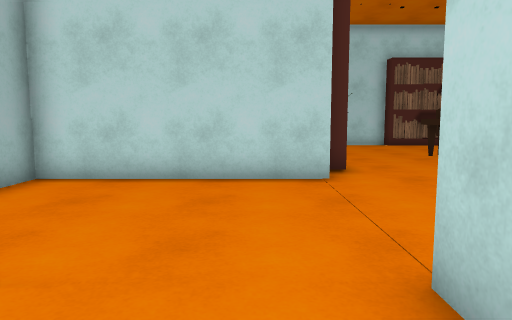
View 1 (above)

24 first-person views from a walk through a scene from a Unity 3-D project. The camera is 1.2 m above the floor, tilts 6° down and sees 70° across. The floor is counted in squares, 1 m on a side. Each view is taken from the middle of a square. On the plan, view 1 faces up. The plan holds only what a view shows up to about 15 squares ahead; the rest is blank. The place goes on beyond the plan. The player character is not drawn. Some surface patterns are stand-ins.

View 2
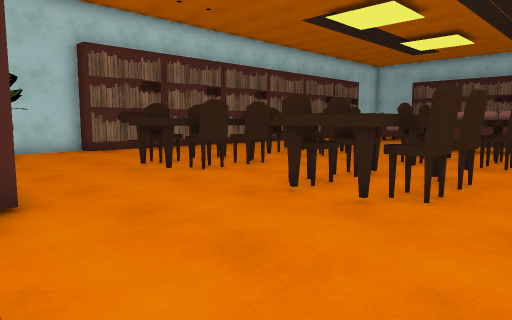

View 3
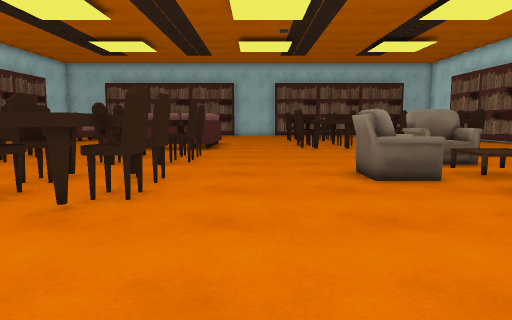

View 4
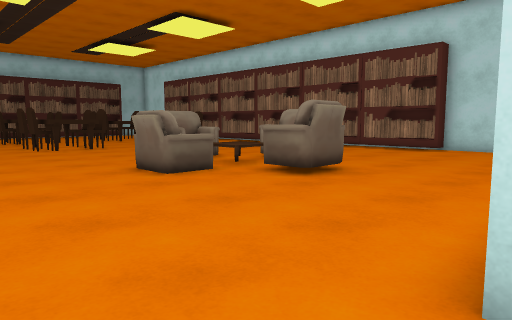

View 5
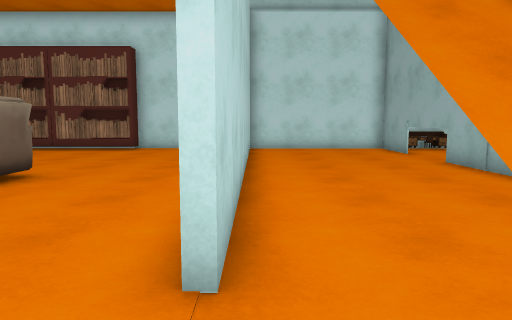

View 6
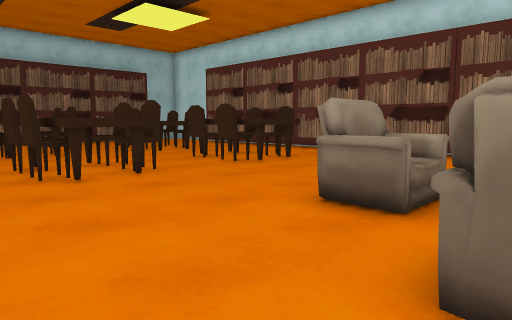

View 7
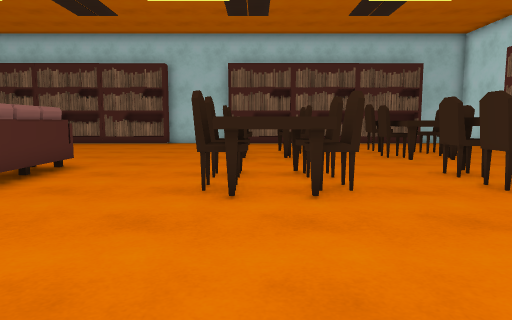

View 8
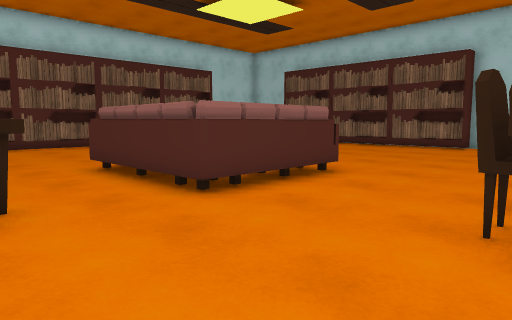

View 9
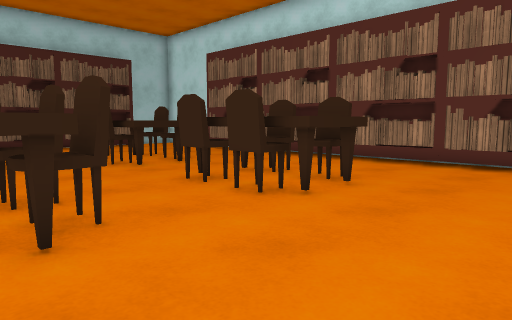

View 10
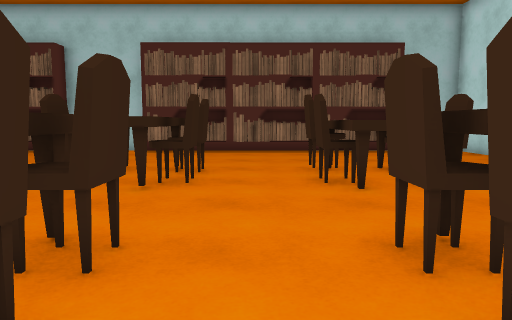

View 11
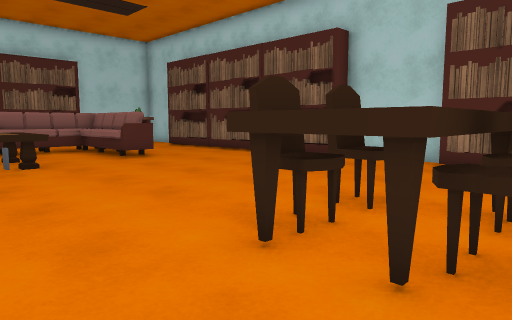

View 12
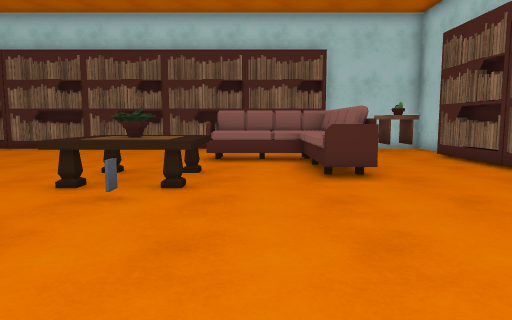

View 13
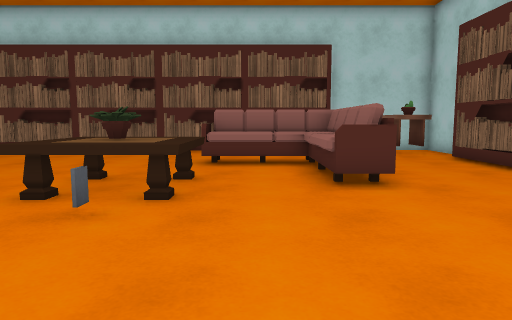

View 14
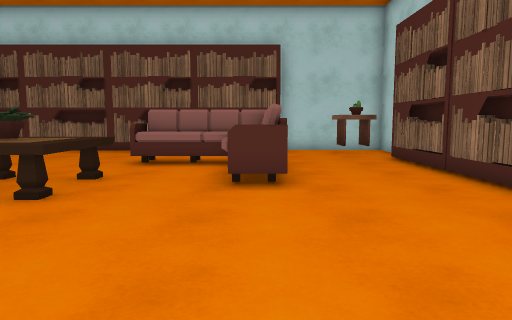

View 15
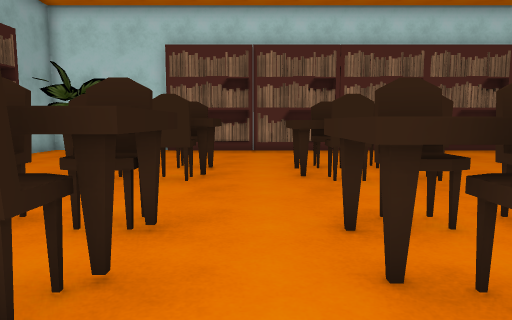

View 16
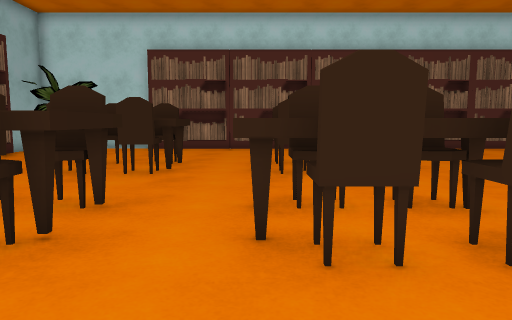

View 17
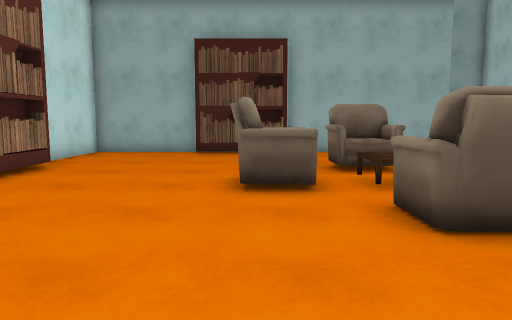

View 18
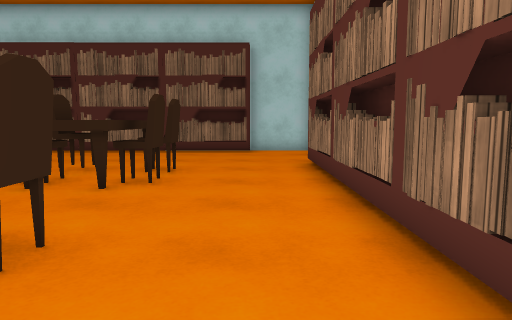

View 19
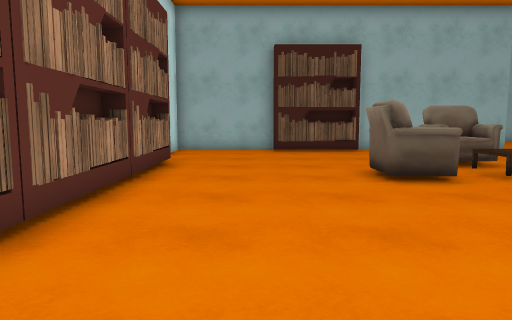

View 20
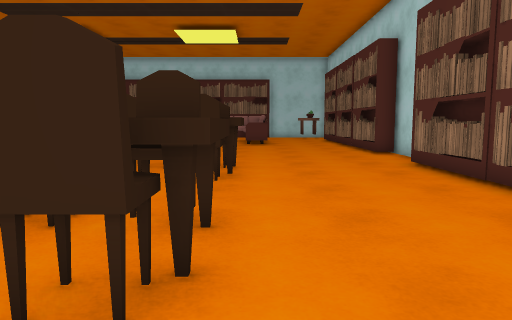

View 21
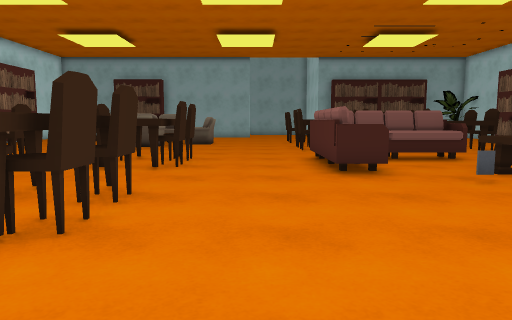

View 22
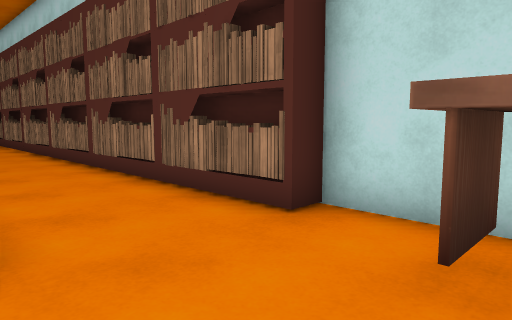

View 23
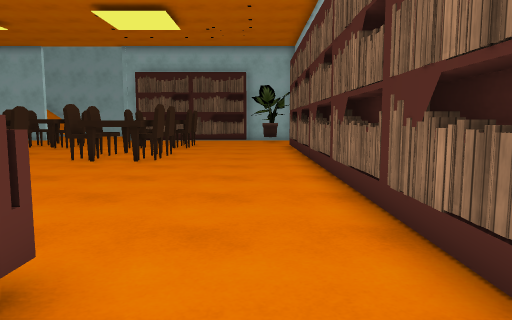

View 24
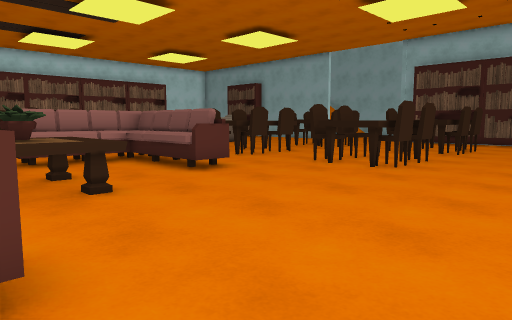

### Floor plan
Key: @ floor where view 1 was taken; # wall or solid block; x gap in a wall; . floor; / step, stairs or slope; = window, fence, low wall or low ledge; C chair; T table; B bookshelf; S sofa; O other object.
Columns run from 5 left of view 1 to 31 right of it. Each row starts with its distance up from view 1.
 19          ###                    ###
 18       #. ...BBBBBBBBBBBBBBBBBBBB#.###
 17       #.OO........................T##
 16       #.OO........................###
 15        B............................#
 14        B....................SSSS....B
 13        B...#CC#..CC#........###S....B
 12         ...T  T.T  T..........#S....B
 11        B...TCCT.TCCT.....TTT#.#S....B
 10        B....CC...CC......TOO#.#S....B
  9        B..............S#.TOO#.......B
  8 #######.....##...##...S#..#O#.......B
  7 #..........TCCT.TCCT..S#............B
  6  ..........T TT.TTTT..SSSS#.........B
  5  ..........#CC#..CC#..SSSS#.........B
  4   ..................................#
  3    .................................#
  2    /..#.............................#
  1    /..#...............CCCT..CCC.....B
  0    =.@#.......CC......TTT#.#TTT#....B
 -1   ....#.......x.......CCC#.#CCC#....B
 -2  .....#....CC.T#CC.....CC...C.C.....#
 -3 #.....#....C#.###C..................B
 -4 #.....##.....CC#.......CC...C.C.....B
 -5 #.....#B.....CC#......CCC#.#CCC#....B
 -6 #.....#B..............TTT .#TTT#....B
 -7 #.....#B..............#CC...C#C.....B
 -8 #.....#.............................B
 -9 #.....#.............................#
-10 #.....#.............................
-11       ######BBBBBBBBBBBBBBBBBBBB####

Where each view was taken, in squares from view 1:
view 1: 0 up, 0 right, facing up
view 2: 3 up, 1 right, facing up-right
view 3: 3 up, 1 right, facing right
view 4: 5 up, 1 right, facing down-right
view 5: 5 up, 1 right, facing down
view 6: 3 up, 9 right, facing down-right
view 7: 0 up, 11 right, facing right
view 8: 0 up, 13 right, facing up-right
view 9: 0 up, 13 right, facing down-right
view 10: 3 down, 16 right, facing right
view 11: 2 down, 20 right, facing up-right
view 12: 2 up, 24 right, facing up
view 13: 3 up, 24 right, facing up
view 14: 3 up, 26 right, facing up
view 15: 3 up, 10 right, facing up
view 16: 2 up, 11 right, facing up
view 17: 5 down, 16 right, facing left
view 18: 9 down, 16 right, facing right
view 19: 8 down, 17 right, facing left
view 20: 9 down, 26 right, facing up
view 21: 3 up, 29 right, facing left
view 22: 14 up, 30 right, facing up-left
view 23: 16 up, 25 right, facing left
view 24: 17 up, 23 right, facing down-left
